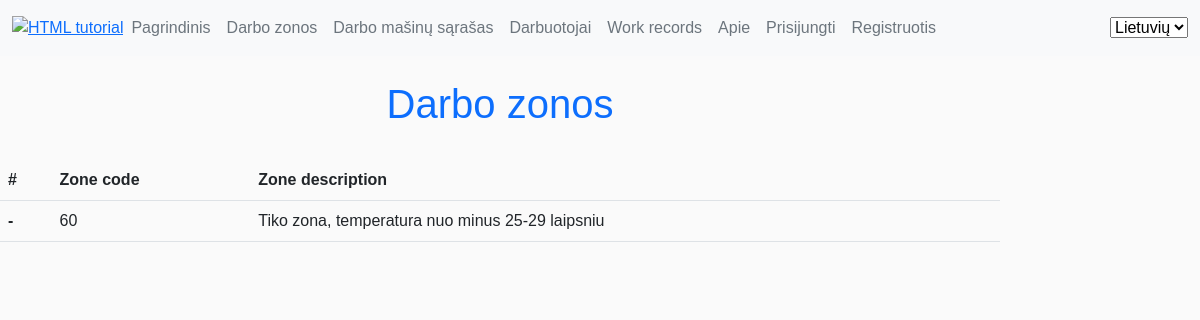
The page /lm/working_zones/ on the database as committed earlier.
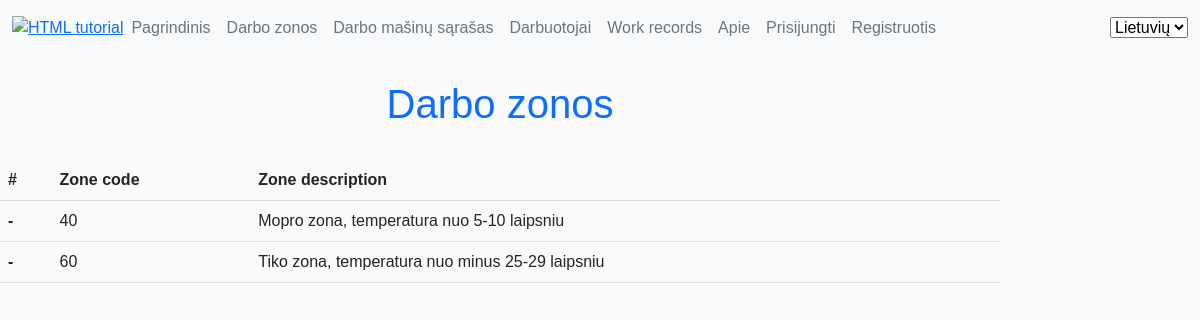
The same page on the database as committed later.
### lm/models.py (models this page shows, shortened)
class Darbo_zona_sandelyje (models.Model):
    zone_choices = (
        ('20','20 - HR'),
        ('40','40 - MOPRO'),
        ('41', '41 - Pienas'),
        ('60', '60 - TIKO'),
        ('61', '61 - BakeOff'),
        ('70', '70 - Fruits'),
        ('50', '50 - Mėsa'),
        ('90', '90 - NonFood')
        )
    zone_code = models.CharField(_('Working zone code'), max_length=80, choices=zone_choices, default='40', help_text='Darbo zona sandėlyje',
    blank=True, unique=True)
    zone_description=models.CharField(_('Description'), max_length=80, help_text='Zonos aprasymas pvz 60-Tiko')
    class Meta:
        ordering = ['zone_code']
        verbose_name = _("Working zone")
        verbose_name_plural = _("Working zones")

### lm/views.py (the view)
# urls.py: path('working_zones/', views.working_zones, name='working_zones'),
def working_zones(request):
    working_zones = Darbo_zona_sandelyje.objects.all()
    context = {
        'working_zones': working_zones
    }
    return render(request, 'lm/working_zones.html', context=context)

### lm/templates/lm/working_zones.html (shortened to what this page needs)
{% extends 'base.html' %}
{% load i18n %}
{% load static %}
{% block content %}
<h1 class="p-4 text-primary d-flex justify-content-center">{% trans "Working zones" %} </h1>
<table class="table">
  <thead>
    <tr>
      <th scope="col">#</th>
      <th scope="col">Zone code</th>
      <th scope="col">Zone description</th>
    </tr>
  </thead>
  {% for zonos in working_zones %}
  <tbody>
    <tr>
      <th scope="row">-</th>
      <td>{{zonos.zone_code}}</td>
      <td>{{zonos.zone_description}}</td>
    </tr>
  </tbody>
   {% endfor %}
</table>
{% endblock %}

Rows that differ between the two databases and show on the page:
added Darbo_zona_sandelyje: zone_code "40", zone_description "Mopro zona, temperatura nuo 5-10 laipsniu"
